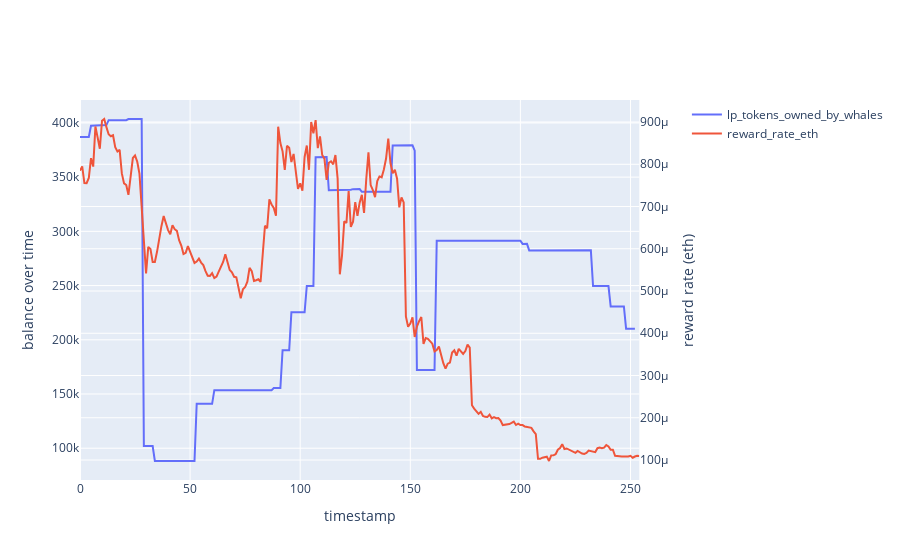

The notebook cell this image was saved under:
### Code cell
# get the whales you are interested in. Make sure to change this to exclude the wallets that used the zapper
top_whales = transfer_df.groupby('user')[['cumsol_col']].max().sort_values('cumsol_col').tail(15)
# get the subset of transactions they are involved in. Only get adds or withdrawal liquidity
whale_transfers = transfer_df[
    ((transfer_df['to'] == null_address) | (transfer_df['from'] == null_address))
    & (transfer_df['user'].isin(top_whales.index))].copy()
whale_transfers['date'] = pd.to_datetime(whale_transfers['timestamp'].dt.date)
# now we know the balance at each day, with a transaction
cumulative_bal_owned_by_whales_sparse = whale_transfers.sort_index()[['value']].cumsum()
# to make it not sparse we use forward fill
cumulative_bal_owned_by_whales_dense = cumulative_bal_owned_by_whales_sparse.resample('D').ffill()
cumulative_bal_owned_by_whales_dense['date'] = pd.to_datetime(cumulative_bal_owned_by_whales_dense.index)
incentive_rewards_filtered['date'] = pd.to_datetime(incentive_rewards_filtered.index)
whale_df = pd.merge(incentive_rewards_filtered, cumulative_bal_owned_by_whales_dense, on='date', how='left')
whale_df.columns = ['lp_token_total_staked', 'reward_rate', 'block', 'reward_rate_eth',       'date', 'lp_tokens_owned_by_whales']
whale_df

# graphing lp tokens owned by whales vs reward rate
fig = make_subplots(specs=[[{"secondary_y": True}]])
fig.add_trace(go.Bar(x=whale_df.index, y=whale_df['lp_tokens_owned_by_whales'].ffill(), name='lp_tokens_owned_by_whales'),
    secondary_y=False,)
fig.add_trace(go.Scatter(x=whale_df.index, y=whale_df['reward_rate_eth'], name='reward_rate_eth'),
    secondary_y=True, 
    )

fig.update_xaxes(title_text='timestamp')
fig.update_yaxes(title_text='balance over time', secondary_y=False)
fig.update_yaxes(title_text='reward rate (eth)', secondary_y=True)

### Figure 1 — Plotly figure (JSON) as saved in the notebook; plotly's stock layout.template omitted (floating-point values rounded to 4 significant figures; data arrays with more than 128 entries replaced by an {"elided": "..."} marker saying what was removed)
{"data": [{"name": "lp_tokens_owned_by_whales", "type": "scatter", "x": {"elided": "255 int values"}, "xaxis": "x", "y": {"elided": "255 float values"}, "yaxis": "y"}, {"name": "reward_rate_eth", "type": "scatter", "x": {"elided": "255 int values"}, "xaxis": "x", "y": {"elided": "255 float values"}, "yaxis": "y2"}], "layout": {"xaxis": {"anchor": "y", "domain": [0, 0.94], "title": {"text": "timestamp"}}, "yaxis": {"anchor": "x", "domain": [0, 1], "title": {"text": "balance over time"}}, "yaxis2": {"anchor": "x", "overlaying": "y", "side": "right", "title": {"text": "reward rate (eth)"}}}}
